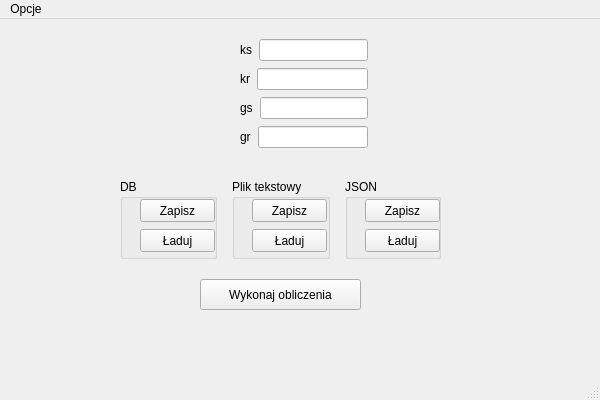
<?xml version="1.0" encoding="UTF-8"?>
<ui version="4.0">
 <class>MainWindow</class>
 <widget class="QMainWindow" name="MainWindow">
  <property name="geometry">
   <rect>
    <x>0</x>
    <y>0</y>
    <width>600</width>
    <height>400</height>
   </rect>
  </property>
  <property name="sizePolicy">
   <sizepolicy hsizetype="Preferred" vsizetype="Preferred">
    <horstretch>0</horstretch>
    <verstretch>0</verstretch>
   </sizepolicy>
  </property>
  <property name="minimumSize">
   <size>
    <width>450</width>
    <height>400</height>
   </size>
  </property>
  <property name="maximumSize">
   <size>
    <width>600</width>
    <height>400</height>
   </size>
  </property>
  <property name="windowTitle">
   <string>MainWindow</string>
  </property>
  <widget class="QWidget" name="centralwidget">
   <property name="whatsThis">
    <string>&lt;html&gt;&lt;head/&gt;&lt;body&gt;&lt;p&gt;Co to jest??!!!!&lt;/p&gt;&lt;/body&gt;&lt;/html&gt;</string>
   </property>
   <widget class="QWidget" name="verticalLayoutWidget">
    <property name="geometry">
     <rect>
      <x>240</x>
      <y>20</y>
      <width>81</width>
      <height>117</height>
     </rect>
    </property>
    <layout class="QVBoxLayout" name="verticalLayout">
     <property name="spacing">
      <number>7</number>
     </property>
     <property name="sizeConstraint">
      <enum>QLayout::SetFixedSize</enum>
     </property>
     <item>
      <layout class="QHBoxLayout" name="horizontalLayout">
       <item>
        <widget class="QLabel" name="label">
         <property name="text">
          <string>ks</string>
         </property>
        </widget>
       </item>
       <item>
        <widget class="QLineEdit" name="ks_val_qle"/>
       </item>
      </layout>
     </item>
     <item>
      <layout class="QHBoxLayout" name="horizontalLayout_2">
       <item>
        <widget class="QLabel" name="label_2">
         <property name="text">
          <string>kr</string>
         </property>
        </widget>
       </item>
       <item>
        <widget class="QLineEdit" name="kr_val_qle"/>
       </item>
      </layout>
     </item>
     <item>
      <layout class="QHBoxLayout" name="horizontalLayout_3">
       <item>
        <widget class="QLabel" name="label_3">
         <property name="text">
          <string>gs</string>
         </property>
        </widget>
       </item>
       <item>
        <widget class="QLineEdit" name="gs_val_qle"/>
       </item>
      </layout>
     </item>
     <item>
      <layout class="QHBoxLayout" name="horizontalLayout_4">
       <item>
        <widget class="QLabel" name="label_4">
         <property name="text">
          <string>gr</string>
         </property>
        </widget>
       </item>
       <item>
        <widget class="QLineEdit" name="gr_val_qle"/>
       </item>
      </layout>
     </item>
    </layout>
   </widget>
   <widget class="QWidget" name="horizontalLayoutWidget">
    <property name="geometry">
     <rect>
      <x>120</x>
      <y>160</y>
      <width>321</width>
      <height>80</height>
     </rect>
    </property>
    <layout class="QHBoxLayout" name="horizontalLayout_5">
     <property name="spacing">
      <number>15</number>
     </property>
     <item>
      <widget class="QGroupBox" name="groupBox">
       <property name="title">
        <string>DB</string>
       </property>
       <widget class="QPushButton" name="db_save_pbtn">
        <property name="geometry">
         <rect>
          <x>20</x>
          <y>20</y>
          <width>75</width>
          <height>23</height>
         </rect>
        </property>
        <property name="text">
         <string>Zapisz</string>
        </property>
       </widget>
       <widget class="QPushButton" name="db_load_pbtn">
        <property name="geometry">
         <rect>
          <x>20</x>
          <y>50</y>
          <width>75</width>
          <height>23</height>
         </rect>
        </property>
        <property name="text">
         <string>Ładuj</string>
        </property>
       </widget>
      </widget>
     </item>
     <item>
      <widget class="QGroupBox" name="groupBox_3">
       <property name="title">
        <string>Plik tekstowy</string>
       </property>
       <widget class="QPushButton" name="txt_save_pbtn">
        <property name="geometry">
         <rect>
          <x>20</x>
          <y>20</y>
          <width>75</width>
          <height>23</height>
         </rect>
        </property>
        <property name="text">
         <string>Zapisz</string>
        </property>
       </widget>
       <widget class="QPushButton" name="txt_load_pbtn">
        <property name="geometry">
         <rect>
          <x>20</x>
          <y>50</y>
          <width>75</width>
          <height>23</height>
         </rect>
        </property>
        <property name="text">
         <string>Ładuj</string>
        </property>
       </widget>
      </widget>
     </item>
     <item>
      <widget class="QGroupBox" name="groupBox_2">
       <property name="title">
        <string>JSON</string>
       </property>
       <widget class="QPushButton" name="json_load_ptbn">
        <property name="geometry">
         <rect>
          <x>20</x>
          <y>50</y>
          <width>75</width>
          <height>23</height>
         </rect>
        </property>
        <property name="text">
         <string>Ładuj</string>
        </property>
       </widget>
       <widget class="QPushButton" name="json_save_pbtn">
        <property name="geometry">
         <rect>
          <x>20</x>
          <y>20</y>
          <width>75</width>
          <height>23</height>
         </rect>
        </property>
        <property name="text">
         <string>Zapisz</string>
        </property>
       </widget>
      </widget>
     </item>
    </layout>
   </widget>
   <widget class="QPushButton" name="calculate_pbtn">
    <property name="geometry">
     <rect>
      <x>200</x>
      <y>260</y>
      <width>161</width>
      <height>31</height>
     </rect>
    </property>
    <property name="text">
     <string>Wykonaj obliczenia</string>
    </property>
   </widget>
  </widget>
  <widget class="QMenuBar" name="menubar">
   <property name="geometry">
    <rect>
     <x>0</x>
     <y>0</y>
     <width>600</width>
     <height>21</height>
    </rect>
   </property>
   <widget class="QMenu" name="menuZamknij">
    <property name="title">
     <string>Opcje</string>
    </property>
    <addaction name="actionOtw_rz"/>
   </widget>
   <addaction name="menuZamknij"/>
  </widget>
  <widget class="QStatusBar" name="statusbar"/>
  <action name="actionOtw_rz">
   <property name="text">
    <string>Otwórz</string>
   </property>
  </action>
 </widget>
 <resources/>
 <connections/>
</ui>
